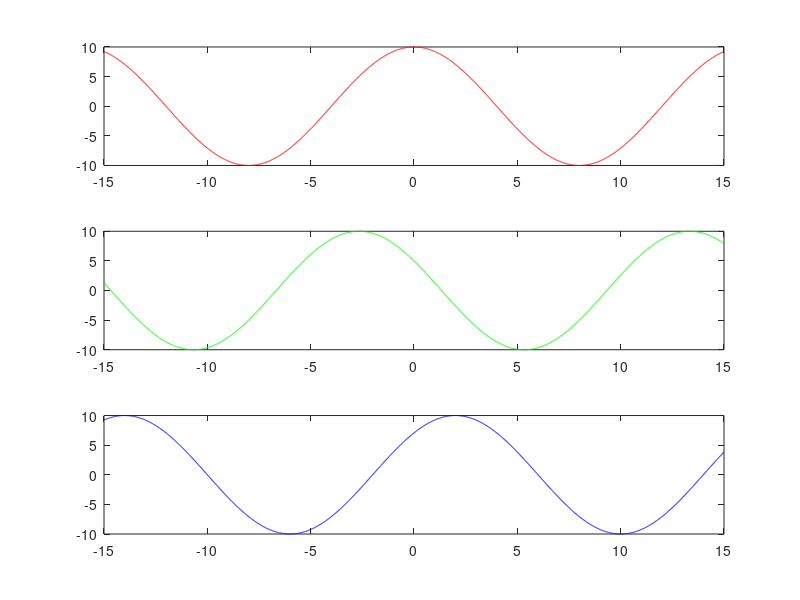

Source code (MATLAB):
clc;
clear all;
close all;
n = -15:0.01:15;
A=10;
w0=pi/8;
phi1=0;
phi2=pi/3;
phi3=-pi/4;

X1= A*cos(w0*n+phi1);
X2= A*cos(w0*n+phi2);
X3= A*cos(w0*n+phi3);

figure(1);
subplot (3,1,1);
plot (n,X1,'r');
subplot (3,1,2);
plot (n,X2,'g');
subplot (3,1,3);
plot (n,X3,'b');
